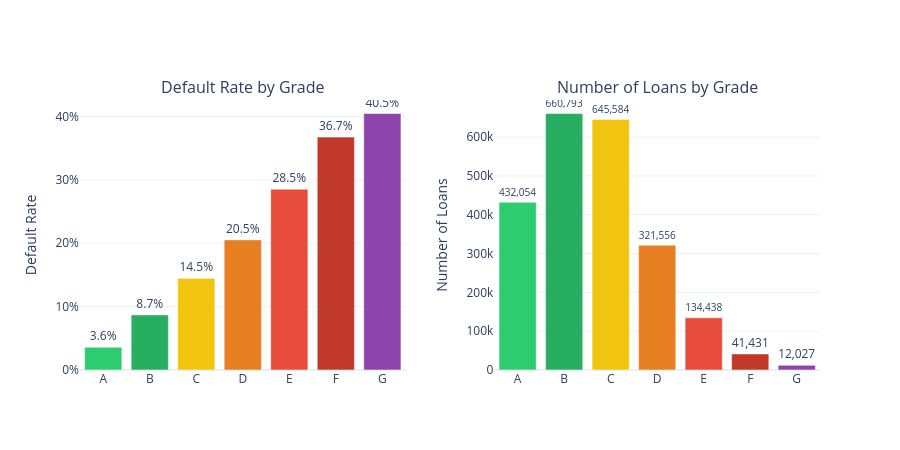

The notebook cell this image was saved under:
### Code cell
# default rate visualization
colors = ['#2ecc71', '#27ae60', '#f1c40f', '#e67e22', '#e74c3c', '#c0392b', '#8e44ad']
total_loans = grade_stats['n_total']

fig = make_subplots(
    rows=1, cols=2,
    subplot_titles=("Default Rate by Grade", "Number of Loans by Grade"),
    horizontal_spacing=0.12
)

# Left panel: default rate
fig.add_trace(
    go.Bar(
        x=grade_stats.index,
        y=grade_stats['pd_empirical'],
        marker_color=colors[:len(grade_stats)],
        text=[f"{pd:.1%}" for pd in grade_stats['pd_empirical']],
        textposition='outside',
        name='Default Rate'
    ), row=1, col=1
)

# Right panel: total loan counts
fig.add_trace(
    go.Bar(
        x=grade_stats.index,
        y=total_loans,
        marker_color=colors[:len(grade_stats)],
        text=[f"{n:,.0f}" for n in total_loans],
        textposition='outside',
        name='# Loans'
    ), row=1, col=2
)

fig.update_yaxes(title_text="Default Rate", tickformat=".0%", row=1, col=1)
fig.update_yaxes(title_text="Number of Loans", row=1, col=2)
fig.update_layout(
    template="plotly_white", showlegend=False, height=450
)
fig.show()

### Figure 1 — Plotly figure (JSON) as saved in the notebook; plotly's stock layout.template omitted (floating-point values rounded to 4 significant figures)
{"data": [{"marker": {"color": ["#2ecc71", "#27ae60", "#f1c40f", "#e67e22", "#e74c3c", "#c0392b", "#8e44ad"]}, "name": "Default Rate", "text": ["3.6%", "8.7%", "14.5%", "20.5%", "28.5%", "36.7%", "40.5%"], "textposition": "outside", "type": "bar", "x": ["A", "B", "C", "D", "E", "F", "G"], "xaxis": "x", "y": [0.03596, 0.08694, 0.1446, 0.2053, 0.2854, 0.3675, 0.4048], "yaxis": "y"}, {"marker": {"color": ["#2ecc71", "#27ae60", "#f1c40f", "#e67e22", "#e74c3c", "#c0392b", "#8e44ad"]}, "name": "# Loans", "text": ["432,054", "660,793", "645,584", "321,556", "134,438", "41,431", "12,027"], "textposition": "outside", "type": "bar", "x": ["A", "B", "C", "D", "E", "F", "G"], "xaxis": "x2", "y": [432054, 660793, 645584, 321556, 134438, 41431, 12027], "yaxis": "y2"}], "layout": {"annotations": [{"font": {"size": 16}, "showarrow": false, "text": "Default Rate by Grade", "x": 0.22, "xanchor": "center", "xref": "paper", "y": 1, "yanchor": "bottom", "yref": "paper"}, {"font": {"size": 16}, "showarrow": false, "text": "Number of Loans by Grade", "x": 0.78, "xanchor": "center", "xref": "paper", "y": 1, "yanchor": "bottom", "yref": "paper"}], "height": 450, "showlegend": false, "xaxis": {"anchor": "y", "domain": [0, 0.44]}, "xaxis2": {"anchor": "y2", "domain": [0.56, 1]}, "yaxis": {"anchor": "x", "domain": [0, 1], "tickformat": ".0%", "title": {"text": "Default Rate"}}, "yaxis2": {"anchor": "x2", "domain": [0, 1], "title": {"text": "Number of Loans"}}}}
